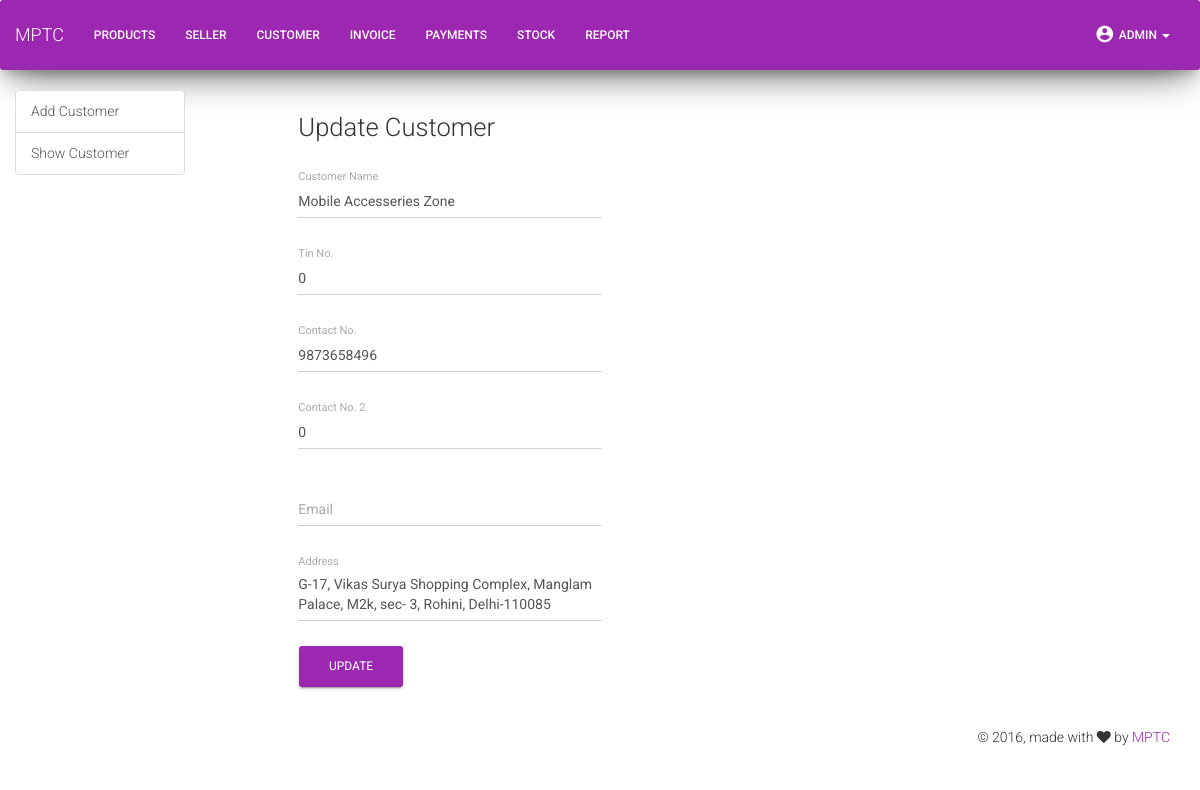
The page /upcustomer.php?cuid=7 (signed in) on the database its author committed.
### tables this page shows
CREATE TABLE `customer` (
  `cuid` int(11) NOT NULL,
  `cuname` varchar(50) NOT NULL,
  `cutin` bigint(11) NOT NULL,
  `cucontact` bigint(11) NOT NULL,
  `acucontact` bigint(11) NOT NULL,
  `cuemail` varchar(50) NOT NULL,
  `cuaddress` text NOT NULL,
  `credit` float NOT NULL,
  `cby` varchar(50) NOT NULL,
  `cdate` timestamp NOT NULL DEFAULT CURRENT_TIMESTAMP ON UPDATE CURRENT_TIMESTAMP,
  `uby` varchar(50) NOT NULL,
  `udate` timestamp NOT NULL DEFAULT '0000-00-00 00:00:00'
);

### upcustomer.php (the view, shortened to what this page needs)
<?php
include 'db.php';
require 'header.php';
require 'navbar.php';
?>
<body>
    <div class="container-fluid">
        <div class="row">
            <div class="col-xs-12 col-sm-4 col-md-2">
                <div class="list-group">
                    <a href="adcus.php" class="list-group-item">Add Customer</a>
                    <a href="customer.php" class="list-group-item">Show Customer</a>
                </div>
            </div>
            <div class="col-xs-12 col-sm-8 col-md-10">
        <?php
      if (isset($_GET['cuid']) && is_numeric($_GET['cuid'])){
                        $cuid = $_GET['cuid'];
                        $sql = 'SELECT cuname, cutin, cucontact, acucontact, cuemail, cuaddress FROM customer WHERE cuid='.$cuid;
                        $result = $conn->query($sql);
                        if ($result->num_rows > 0) {
                            while($row = $result->fetch_assoc()) {
                                $cuname = $row['cuname'];
                                $cutin = $row['cutin'];
                                $cucontact = $row['cucontact'];
                                $acucontact = $row['acucontact'];
                                $cuemail = $row['cuemail'];
                                $cuaddress = $row['cuaddress'];
                            }
                        }
                    }
    ?>
                <form action="customer.php?cuid=<?php echo $cuid; ?>" method="post">
            <div class="row">
                <div class="col-lg-offset-1 col-sm-10">
                    <h3>Update Customer</h3>
                </div>
            </div>
            <div class="row">
                <div class="col-lg-offset-1 col-sm-4">
                    <div class="form-group label-floating">
                        <label class="control-label">Customer Name</label>
                        <input type="text" value="<?php echo $cuname; ?>" class="form-control" name="cuname" />
                    </div>
                </div>
            </div>
            <div class="row">
                <div class="col-lg-offset-1 col-sm-4">
                    <div class="form-group label-floating">
                        <label class="control-label">Tin No.</label>
                        <input type="number" value="<?php echo $cutin; ?>" class="form-control" name="cutin" />
                    </div>
                </div>
            </div>
            <div class="row">
                <div class="col-lg-offset-1 col-sm-4">
                    <div class="form-group label-floating">
                        <label class="control-label">Contact No.</label>
                        <input type="number" value="<?php echo $cucontact; ?>" class="form-control" name="cucontact" />
                    </div>
                </div>
            </div>
            <div class="row">
                <div class="col-lg-offset-1 col-sm-4">
                    <div class="form-group label-floating">
                        <label class="control-label">Contact No. 2</label>
                        <input type="number" value="<?php echo $acucontact; ?>" class="form-control" name="acucontact" />
                    </div>
                </div>
            </div>
            <div class="row">
                <div class="col-lg-offset-1 col-sm-4">
                    <div class="form-group label-floating">
                        <label class="control-label">Email</label>
                        <input type="email" value="<?php echo $cuemail; ?>" class="form-control" name="cuemail" />
                    </div>
                </div>
            </div>
            <div class="row">
                <div class="col-lg-offset-1 col-sm-4">
                    <div class="form-group label-floating">
                        <label class="control-label">Address</label>
                        <textarea type="text" value="" class="form-control" name="cuaddress" cols="5"><?php echo $cuaddress; ?></textarea>
                    </div>
                </div>
            </div>
            <div class="row">
                <div class="col-lg-offset-1 col-sm-4">
                    <div class="input-group">
                        <button type="submit" name="upcus" class="btn btn-raised btn-primary btn-wd">Update</button>
                    </div>
                </div>
            </div>
        </form>
                </div>
    </div>
</div>
</body>
    <?php
        require 'footer.php';

### header.php (style rules this page uses)
body { background-color: white; }

### rows shown on the page
customer: cuname "Mobile Accesseries Zone", cutin "0", cucontact "9873658496", acucontact "0", cuaddress "G-17, Vikas Surya Shopping Complex, Manglam Palace, M2k, sec- 3, Rohini, Delhi-110085"
